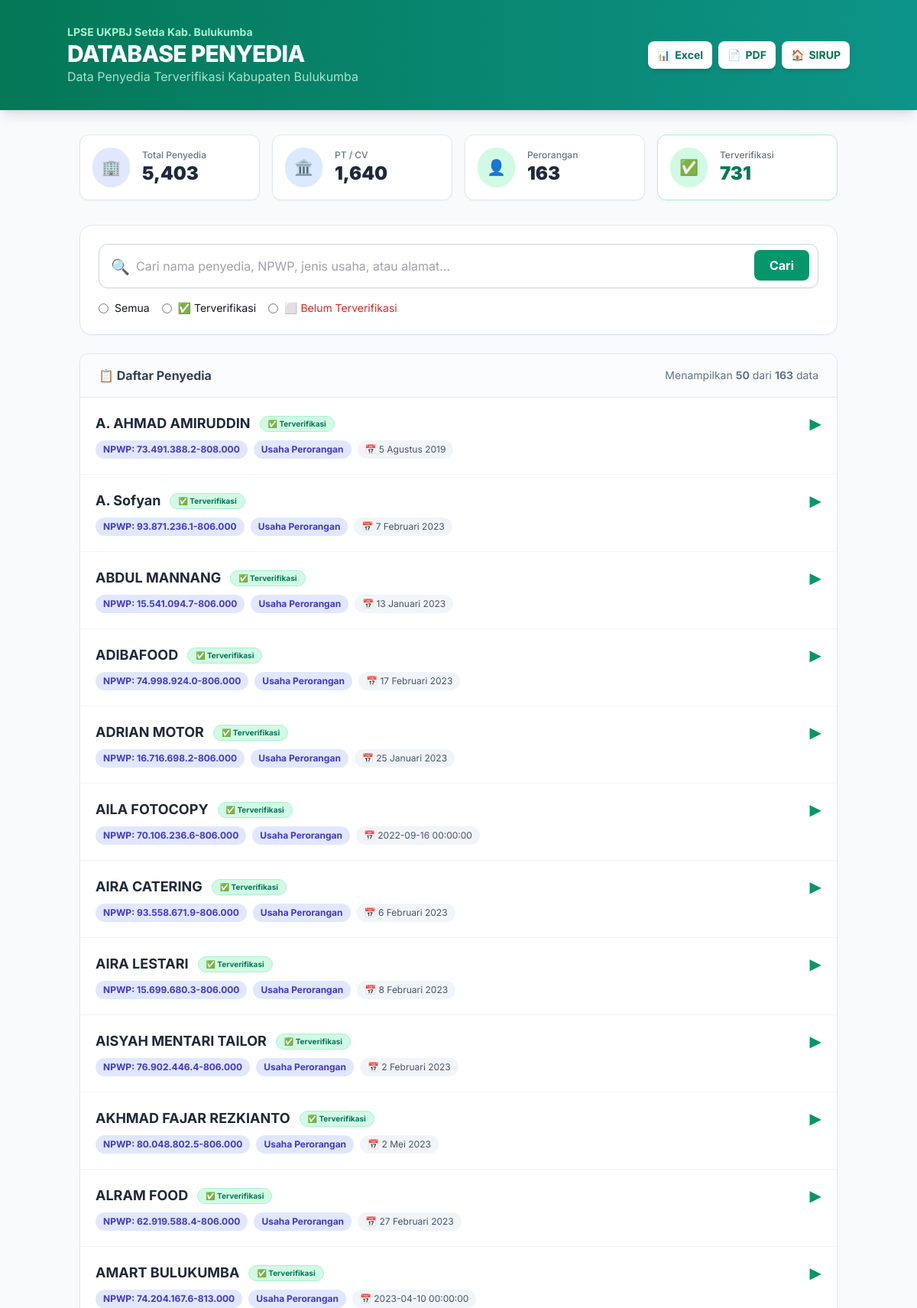
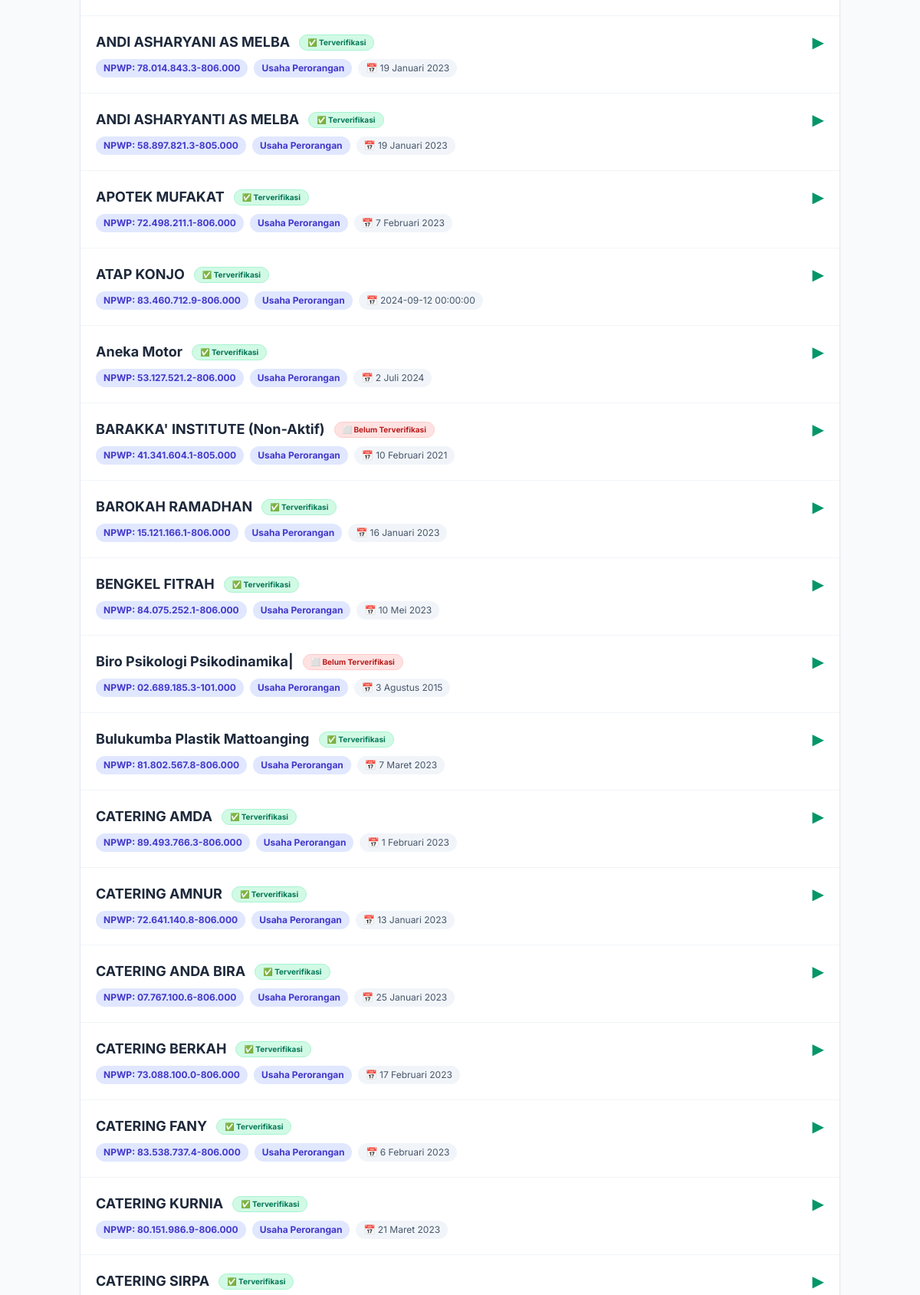
Page /penyedia?verif=perorangan (upper part) on the committed database (2 pictures, top to bottom).
### tables this page shows
CREATE TABLE penyedia (
    id INTEGER PRIMARY KEY AUTOINCREMENT,
    nama TEXT,
    npwp TEXT,
    email TEXT,
    tanggal_daftar TEXT,
    jenis_usaha TEXT,
    alamat TEXT,
    telepon TEXT,
    terverifikasi INTEGER DEFAULT 0
);

### app.py (the view)
@app.route('/penyedia')
def list_penyedia():
    search_query = request.args.get('search', '')
    verif_filter = request.args.get('verif', '')
    page = int(request.args.get('page', 1))
    per_page = 50
    offset = (page - 1) * per_page
    conn = get_db_connection()
    count_query = "SELECT COUNT(*) FROM penyedia WHERE 1=1"
    data_query = "SELECT * FROM penyedia WHERE 1=1"
    params = []
    if search_query:
        count_query += " AND (nama LIKE ? OR npwp LIKE ? OR jenis_usaha LIKE ? OR alamat LIKE ?)"
        data_query += " AND (nama LIKE ? OR npwp LIKE ? OR jenis_usaha LIKE ? OR alamat LIKE ?)"
        sq = f'%{search_query}%'
        params.extend([sq, sq, sq, sq])
    if verif_filter == 'verified':
        count_query += " AND terverifikasi = 1"
        data_query += " AND terverifikasi = 1"
    elif verif_filter == 'unverified':
        count_query += " AND (terverifikasi IS NULL OR terverifikasi = 0)"
        data_query += " AND (terverifikasi IS NULL OR terverifikasi = 0)"
    elif verif_filter == 'pt':
        count_query += " AND jenis_usaha LIKE '%PT%'"
        data_query += " AND jenis_usaha LIKE '%PT%'"
    elif verif_filter == 'perorangan':
        count_query += " AND (jenis_usaha LIKE '%Perorangan%' OR jenis_usaha LIKE '%Usaha Perorangan%')"
        data_query += " AND (jenis_usaha LIKE '%Perorangan%' OR jenis_usaha LIKE '%Usaha Perorangan%')"
    total_count = conn.execute(count_query, params).fetchone()[0] or 0
    data_query += " ORDER BY nama ASC LIMIT ? OFFSET ?"
    data_params = params + [per_page, offset]
    vendors = conn.execute(data_query, data_params).fetchall()
    total_vendors = conn.execute("SELECT COUNT(*) FROM penyedia").fetchone()[0] or 0
    total_pt = conn.execute("SELECT COUNT(*) FROM penyedia WHERE jenis_usaha LIKE '%PT%'").fetchone()[0] or 0
    total_perorangan = conn.execute("SELECT COUNT(*) FROM penyedia WHERE jenis_usaha LIKE '%Perorangan%'").fetchone()[0] or 0
    total_lainnya = total_vendors - total_pt - total_perorangan
    total_verified = conn.execute("SELECT COUNT(*) FROM penyedia WHERE terverifikasi = 1").fetchone()[0] or 0
    conn.close()
    return render_template('penyedia.html',
                           vendors=vendors, total_count=total_count,
                           total_vendors=total_vendors, total_pt=total_pt,
                           total_perorangan=total_perorangan, total_lainnya=total_lainnya,
                           total_verified=total_verified,
                           search_query=search_query, verif_filter=verif_filter,
                           page=page, per_page=per_page)

### app.py (called while the page is built)
def get_db_connection():
    conn = sqlite3.connect(DB_PATH)
    conn.row_factory = sqlite3.Row
    return conn

### templates/penyedia.html (shortened to what this page needs)
<!DOCTYPE html>
<html lang="id">
<head>
    <script src="https://cdn.tailwindcss.com"></script>
</head>
<body class="bg-slate-50 text-slate-900 min-h-screen">
    <header class="bg-gradient-to-r from-emerald-700 to-teal-600 text-white py-8 px-4 shadow-lg">
        <div class="container mx-auto">
            <div class="flex flex-col md:flex-row justify-between items-center gap-4">
                <div>
                    <p class="text-emerald-200 text-sm font-bold">LPSE UKPBJ Setda Kab. Bulukumba</p>
                    <h1 class="text-3xl font-extrabold tracking-tight">DATABASE PENYEDIA</h1>
                    <p class="text-emerald-100 opacity-80">Data Penyedia Terverifikasi Kabupaten Bulukumba</p>
                </div>
                <div class="flex gap-2">
                    <a href="/penyedia/export?search={{ search_query }}&verif={{ verif_filter }}&format=xlsx"
                       class="bg-white text-emerald-700 px-3 py-2 rounded-lg font-bold hover:bg-emerald-50 transition flex items-center gap-1.5 shadow-md text-sm">
                       <span>📊</span> Excel
                    </a>
                    <a href="/penyedia/export?search={{ search_query }}&verif={{ verif_filter }}&format=pdf"
                       class="bg-white text-emerald-700 px-3 py-2 rounded-lg font-bold hover:bg-emerald-50 transition flex items-center gap-1.5 shadow-md text-sm">
                       <span>📄</span> PDF
                    </a>
                    <a href="/" class="bg-white text-emerald-700 px-3 py-2 rounded-lg font-bold hover:bg-emerald-50 transition flex items-center gap-1.5 shadow-md text-sm">
                        <span>🏠</span> SIRUP
                    </a>
                </div>
            </div>
        </div>
    </header>
    <main class="container mx-auto py-8 px-4">
        <div class="grid grid-cols-2 md:grid-cols-4 gap-4 mb-8">
            <a href="/penyedia" class="bg-white p-4 rounded-xl shadow-sm border border-slate-200 flex items-center gap-4 hover:shadow-md hover:border-indigo-300 transition cursor-pointer">
                <div class="bg-indigo-100 p-3 rounded-full text-indigo-600 text-xl">🏢</div>
                <div>
                    <p class="text-xs text-slate-500 font-medium">Total Penyedia</p>
                    <p class="text-2xl font-black text-slate-800">{{ "{:,}".format(total_vendors) }}</p>
                </div>
            </a>
            <a href="/penyedia?verif=pt" class="bg-white p-4 rounded-xl shadow-sm border border-slate-200 flex items-center gap-4 hover:shadow-md hover:border-blue-300 transition cursor-pointer">
                <div class="bg-blue-100 p-3 rounded-full text-blue-600 text-xl">🏛️</div>
                <div>
                    <p class="text-xs text-slate-500 font-medium">PT / CV</p>
                    <p class="text-2xl font-black text-slate-800">{{ "{:,}".format(total_pt) }}</p>
                </div>
            </a>
            <a href="/penyedia?verif=perorangan" class="bg-white p-4 rounded-xl shadow-sm border border-slate-200 flex items-center gap-4 hover:shadow-md hover:border-emerald-300 transition cursor-pointer">
                <div class="bg-emerald-100 p-3 rounded-full text-emerald-600 text-xl">👤</div>
                <div>
                    <p class="text-xs text-slate-500 font-medium">Perorangan</p>
                    <p class="text-2xl font-black text-slate-800">{{ "{:,}".format(total_perorangan) }}</p>
                </div>
            </a>
            <a href="/penyedia?verif=verified" class="bg-white p-4 rounded-xl shadow-sm border border-emerald-200 flex items-center gap-4 bg-emerald-50/30 hover:shadow-md hover:border-emerald-400 transition cursor-pointer">
                <div class="bg-emerald-100 p-3 rounded-full text-emerald-600 text-xl">✅</div>
                <div>
                    <p class="text-xs text-slate-500 font-medium">Terverifikasi</p>
                    <p class="text-2xl font-black text-emerald-700">{{ "{:,}".format(total_verified) if total_verified is defined else "0" }}</p>
                </div>
            </a>
        </div>
        <div class="bg-white rounded-2xl shadow-sm border border-slate-200 p-6 mb-6">
            <form method="GET" action="/penyedia" class="space-y-4">
                <div class="relative">
                    <input type="text" name="search" value="{{ search_query }}"
                           placeholder="Cari nama penyedia, NPWP, jenis usaha, atau alamat..."
                           class="w-full p-4 pl-12 border border-slate-300 rounded-xl focus:ring-2 focus:ring-emerald-500 outline-none transition shadow-sm text-base">
                    <span class="absolute left-4 top-4 text-slate-400 text-xl">🔍</span>
                    <button type="submit" class="absolute right-3 top-2 bg-emerald-600 text-white px-5 py-2 rounded-lg font-bold hover:bg-emerald-700 transition">Cari</button>
                </div>
                <div class="flex gap-4 text-sm">
                    <label class="flex items-center gap-2 cursor-pointer">
                        <input type="radio" name="verif" value="" {{ 'checked' if not verif_filter or verif_filter == '' }} onchange="this.form.submit()" class="text-emerald-600">
                        <span>Semua</span>
                    </label>
                    <label class="flex items-center gap-2 cursor-pointer">
                        <input type="radio" name="verif" value="verified" {{ 'checked' if verif_filter == 'verified' }} onchange="this.form.submit()" class="text-emerald-600">
                        <span>✅ Terverifikasi</span>
                    </label>
                    <label class="flex items-center gap-2 cursor-pointer">
                        <input type="radio" name="verif" value="unverified" {{ 'checked' if verif_filter == 'unverified' }} onchange="this.form.submit()" class="text-emerald-600">
                        <span class="text-red-600">⬜ Belum Terverifikasi</span>
                    </label>
                </div>
            </form>
        </div>
        <div class="bg-white rounded-xl shadow-sm border border-slate-200 overflow-hidden mb-6">
            <div class="px-6 py-4 border-b border-slate-200 bg-slate-50/50 flex justify-between items-center">
                <h2 class="font-bold text-slate-700">📋 Daftar Penyedia</h2>
                <p class="text-sm text-slate-500">Menampilkan <b>{{ vendors|length }}</b> dari <b>{{ "{:,}".format(total_count) }}</b> data</p>
            </div>
            <div class="divide-y divide-slate-100">
                {% for v in vendors %}
                <div class="p-5 hover:bg-emerald-50/30 transition cursor-pointer" onclick="toggleVendor('v-{{ v.id }}')">
                    <div class="flex justify-between items-start gap-4">
                        <div class="flex-1">
                            <div class="flex items-center gap-3 flex-wrap">
                                <h3 class="font-bold text-slate-800 text-lg">{{ v.nama }}</h3>
                                {% if v.terverifikasi == 1 %}
                                <span class="px-2.5 py-0.5 bg-emerald-100 text-emerald-700 rounded-full text-[10px] font-bold border border-emerald-200 flex items-center gap-1">
                                    ✅ Terverifikasi
                                </span>
                                {% else %}
                                <span class="px-2.5 py-0.5 bg-red-100 text-red-700 rounded-full text-[10px] font-bold border border-red-200">
                                    ⬜ Belum Terverifikasi
                                </span>
                                {% endif %}
                            </div>
                            <div class="flex flex-wrap gap-2 mt-2">
                                <span class="px-2.5 py-1 bg-indigo-100 text-indigo-700 rounded-full text-xs font-bold">NPWP: {{ v.npwp }}</span>
                                {% if v.jenis_usaha and v.jenis_usaha != '-' %}
                                <span class="px-2.5 py-1 bg-indigo-100 text-indigo-700 rounded-full text-xs font-bold">{{ v.jenis_usaha }}</span>
                                {% endif %}
                                {% if v.tanggal_daftar and v.tanggal_daftar != '-' %}
                                <span class="px-2.5 py-1 bg-slate-100 text-slate-600 rounded-full text-xs">📅 {{ v.tanggal_daftar }}</span>
                                {% endif %}
                            </div>
                        </div>
                        <div class="text-emerald-600 text-xl transition" id="arrow-{{ v.id }}">▶</div>
                    </div>
                </div>
                {% endfor %}
            </div>
        </div>
    </main>
</body>
</html>

### templates/penyedia.html (style rules this page uses)
body { font-family: 'Inter', sans-serif; }

### rows in the picture
penyedia: nama "A. AHMAD AMIRUDDIN", terverifikasi "✅ Terverifikasi", npwp "73.491.388.2-808.000", jenis_usaha "Usaha Perorangan", tanggal_daftar "5 Agustus 2019"
penyedia: nama "A. Sofyan", terverifikasi "✅ Terverifikasi", npwp "93.871.236.1-806.000", jenis_usaha "Usaha Perorangan", tanggal_daftar "7 Februari 2023"
penyedia: nama "ABDUL MANNANG", terverifikasi "✅ Terverifikasi", npwp "15.541.094.7-806.000", jenis_usaha "Usaha Perorangan", tanggal_daftar "13 Januari 2023"
penyedia: nama "ADIBAFOOD", terverifikasi "✅ Terverifikasi", npwp "74.998.924.0-806.000", jenis_usaha "Usaha Perorangan", tanggal_daftar "17 Februari 2023"
penyedia: nama "ADRIAN MOTOR", terverifikasi "✅ Terverifikasi", npwp "16.716.698.2-806.000", jenis_usaha "Usaha Perorangan", tanggal_daftar "25 Januari 2023"
penyedia: nama "AILA FOTOCOPY", terverifikasi "✅ Terverifikasi", npwp "70.106.236.6-806.000", jenis_usaha "Usaha Perorangan", tanggal_daftar "2022-09-16 00:00:00"
penyedia: nama "AIRA CATERING", terverifikasi "✅ Terverifikasi", npwp "93.558.671.9-806.000", jenis_usaha "Usaha Perorangan", tanggal_daftar "6 Februari 2023"
penyedia: nama "AIRA LESTARI", terverifikasi "✅ Terverifikasi", npwp "15.699.680.3-806.000", jenis_usaha "Usaha Perorangan", tanggal_daftar "8 Februari 2023"
penyedia: nama "AISYAH MENTARI TAILOR", terverifikasi "✅ Terverifikasi", npwp "76.902.446.4-806.000", jenis_usaha "Usaha Perorangan", tanggal_daftar "2 Februari 2023"
penyedia: nama "AKHMAD FAJAR REZKIANTO", terverifikasi "✅ Terverifikasi", npwp "80.048.802.5-806.000", jenis_usaha "Usaha Perorangan", tanggal_daftar "2 Mei 2023"
penyedia: nama "ALRAM FOOD", terverifikasi "✅ Terverifikasi", npwp "62.919.588.4-806.000", jenis_usaha "Usaha Perorangan", tanggal_daftar "27 Februari 2023"
penyedia: nama "AMART BULUKUMBA", terverifikasi "✅ Terverifikasi", npwp "74.204.167.6-813.000", jenis_usaha "Usaha Perorangan", tanggal_daftar "2023-04-10 00:00:00"
penyedia: nama "ANDI ASHARYANI AS MELBA", terverifikasi "✅ Terverifikasi", npwp "78.014.843.3-806.000", jenis_usaha "Usaha Perorangan", tanggal_daftar "19 Januari 2023"
penyedia: nama "ANDI ASHARYANTI AS MELBA", terverifikasi "✅ Terverifikasi", npwp "58.897.821.3-805.000", jenis_usaha "Usaha Perorangan", tanggal_daftar "19 Januari 2023"
penyedia: nama "APOTEK MUFAKAT", terverifikasi "✅ Terverifikasi", npwp "72.498.211.1-806.000", jenis_usaha "Usaha Perorangan", tanggal_daftar "7 Februari 2023"
penyedia: nama "ATAP KONJO", terverifikasi "✅ Terverifikasi", npwp "83.460.712.9-806.000", jenis_usaha "Usaha Perorangan", tanggal_daftar "2024-09-12 00:00:00"
penyedia: nama "Aneka Motor", terverifikasi "✅ Terverifikasi", npwp "53.127.521.2-806.000", jenis_usaha "Usaha Perorangan", tanggal_daftar "2 Juli 2024"
penyedia: nama "BARAKKA' INSTITUTE (Non-Aktif)", terverifikasi "⬜ Belum Terverifikasi", npwp "41.341.604.1-805.000", jenis_usaha "Usaha Perorangan", tanggal_daftar "10 Februari 2021"
penyedia: nama "BAROKAH RAMADHAN", terverifikasi "✅ Terverifikasi", npwp "15.121.166.1-806.000", jenis_usaha "Usaha Perorangan", tanggal_daftar "16 Januari 2023"
penyedia: nama "BENGKEL FITRAH", terverifikasi "✅ Terverifikasi", npwp "84.075.252.1-806.000", jenis_usaha "Usaha Perorangan", tanggal_daftar "10 Mei 2023"
penyedia: nama "Biro Psikologi Psikodinamika|", terverifikasi "⬜ Belum Terverifikasi", npwp "02.689.185.3-101.000", jenis_usaha "Usaha Perorangan", tanggal_daftar "3 Agustus 2015"
penyedia: nama "Bulukumba Plastik Mattoanging", terverifikasi "✅ Terverifikasi", npwp "81.802.567.8-806.000", jenis_usaha "Usaha Perorangan", tanggal_daftar "7 Maret 2023"
penyedia: nama "CATERING AMDA", terverifikasi "✅ Terverifikasi", npwp "89.493.766.3-806.000", jenis_usaha "Usaha Perorangan", tanggal_daftar "1 Februari 2023"
penyedia: nama "CATERING AMNUR", terverifikasi "✅ Terverifikasi", npwp "72.641.140.8-806.000", jenis_usaha "Usaha Perorangan", tanggal_daftar "13 Januari 2023"
penyedia: nama "CATERING ANDA BIRA", terverifikasi "✅ Terverifikasi", npwp "07.767.100.6-806.000", jenis_usaha "Usaha Perorangan", tanggal_daftar "25 Januari 2023"
penyedia: nama "CATERING BERKAH", terverifikasi "✅ Terverifikasi", npwp "73.088.100.0-806.000", jenis_usaha "Usaha Perorangan", tanggal_daftar "17 Februari 2023"
penyedia: nama "CATERING FANY", terverifikasi "✅ Terverifikasi", npwp "83.538.737.4-806.000", jenis_usaha "Usaha Perorangan", tanggal_daftar "6 Februari 2023"
penyedia: nama "CATERING KURNIA", terverifikasi "✅ Terverifikasi", npwp "80.151.986.9-806.000", jenis_usaha "Usaha Perorangan", tanggal_daftar "21 Maret 2023"
penyedia: nama "CATERING SIRPA", terverifikasi "✅ Terverifikasi"

### other values in the picture
{{ "{:,}".format(total_vendors) }} "5,403"
{{ "{:,}".format(total_pt) }} "1,640"
{{ "{:,}".format(total_perorangan) }} "163"
{{ "{:,}".format(total_verified) if total_verified is defined else "0" }} "731"
{{ vendors|length }} "50"
{{ "{:,}".format(total_count) }} "163"
